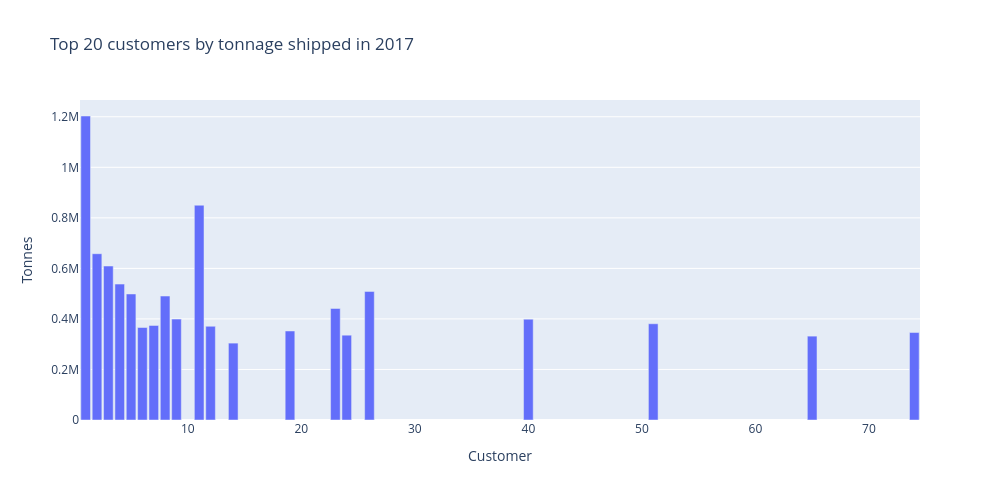

Write notebook code for a chart like this one.
### Markdown cell above
### 2.3 Top customers by shipped tonnage

Here I identify the **top 20 customers by total tonnes in 2017**.

These customers typically drive most of the volume and cost, so they are especially important for optimization and later reporting.

### Code cell
# 2.3 Top customers by volume

customer_volume = (
    expedition1.groupby("Customer")["Weight[t]"]
    .sum()
    .sort_values(ascending=False)
)

top_n = 20
top_cust = customer_volume.head(top_n).reset_index()

fig = px.bar(
    top_cust,
    x="Customer",
    y="Weight[t]",
    title=f"Top {top_n} customers by tonnage shipped in 2017",
    labels={"Weight[t]": "Tonnes"},
    width=1000,
    height=500
)

fig.update_layout(
    bargap=0.15,
)

fig.show()
fig.write_image("customers_with_largest_tonnage_2017.png", width=1600, height=900, scale=3)

### Figure 1 — Plotly figure (JSON) as saved in the notebook; plotly's stock layout.template omitted (floating-point values rounded to 4 significant figures)
{"data": [{"hovertemplate": "Customer=%{x}<br>Tonnes=%{y}<extra></extra>", "legendgroup": "", "marker": {"color": "#636efa", "pattern": {"shape": ""}}, "name": "", "orientation": "v", "showlegend": false, "textposition": "auto", "type": "bar", "x": [1, 11, 2, 3, 4, 26, 5, 8, 23, 9, 40, 51, 7, 12, 6, 19, 74, 24, 65, 14], "xaxis": "x", "y": [1203000.0, 850000.0, 658100.0, 609400.0, 537900.0, 508900.0, 498800.0, 490500.0, 441500.0, 399200.0, 399100.0, 380900.0, 374300.0, 371000.0, 366000.0, 352300.0, 346200.0, 335600.0, 331900.0, 304300.0], "yaxis": "y"}], "layout": {"bargap": 0.15, "barmode": "relative", "height": 500, "legend": {"tracegroupgap": 0}, "title": {"text": "Top 20 customers by tonnage shipped in 2017"}, "width": 1000, "xaxis": {"anchor": "y", "autorange": true, "domain": [0, 1], "range": [0.5, 74.5], "title": {"text": "Customer"}, "type": "linear"}, "yaxis": {"anchor": "x", "autorange": true, "domain": [0, 1], "range": [0, 1266000.0], "title": {"text": "Tonnes"}, "type": "linear"}}}
